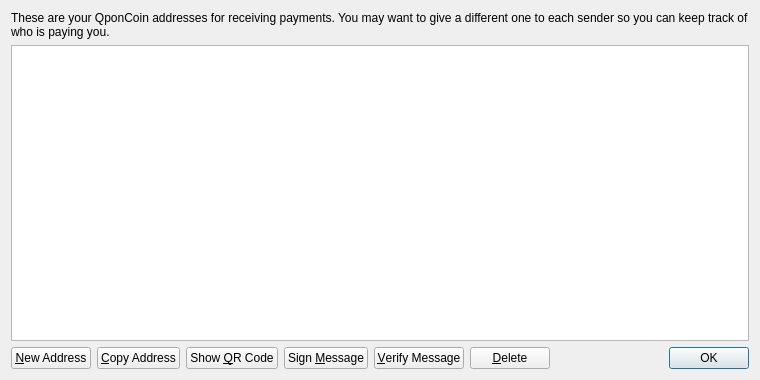
<?xml version="1.0" encoding="UTF-8"?>
<ui version="4.0">
 <class>AddressBookPage</class>
 <widget class="QWidget" name="AddressBookPage">
  <property name="geometry">
   <rect>
    <x>0</x>
    <y>0</y>
    <width>760</width>
    <height>380</height>
   </rect>
  </property>
  <property name="windowTitle">
   <string>Address Book</string>
  </property>
  <layout class="QVBoxLayout" name="verticalLayout">
   <item>
    <widget class="QLabel" name="labelExplanation">
     <property name="text">
      <string>These are your QponCoin addresses for receiving payments. You may want to give a different one to each sender so you can keep track of who is paying you.</string>
     </property>
     <property name="textFormat">
      <enum>Qt::PlainText</enum>
     </property>
     <property name="wordWrap">
      <bool>true</bool>
     </property>
    </widget>
   </item>
   <item>
    <widget class="QTableView" name="tableView">
     <property name="contextMenuPolicy">
      <enum>Qt::CustomContextMenu</enum>
     </property>
     <property name="toolTip">
      <string>Double-click to edit address or label</string>
     </property>
     <property name="tabKeyNavigation">
      <bool>false</bool>
     </property>
     <property name="alternatingRowColors">
      <bool>true</bool>
     </property>
     <property name="selectionMode">
      <enum>QAbstractItemView::SingleSelection</enum>
     </property>
     <property name="selectionBehavior">
      <enum>QAbstractItemView::SelectRows</enum>
     </property>
     <property name="sortingEnabled">
      <bool>true</bool>
     </property>
     <attribute name="verticalHeaderVisible">
      <bool>false</bool>
     </attribute>
    </widget>
   </item>
   <item>
    <layout class="QHBoxLayout" name="horizontalLayout">
     <item>
      <widget class="QPushButton" name="newAddressButton">
       <property name="toolTip">
        <string>Create a new address</string>
       </property>
       <property name="text">
        <string>&amp;New Address</string>
       </property>
       <property name="icon">
        <iconset resource="../bitcoin.qrc">
         <normaloff>:/icons/add</normaloff>:/icons/add</iconset>
       </property>
      </widget>
     </item>
     <item>
      <widget class="QPushButton" name="copyToClipboard">
       <property name="toolTip">
        <string>Copy the currently selected address to the system clipboard</string>
       </property>
       <property name="text">
        <string>&amp;Copy Address</string>
       </property>
       <property name="icon">
        <iconset resource="../bitcoin.qrc">
         <normaloff>:/icons/editcopy</normaloff>:/icons/editcopy</iconset>
       </property>
      </widget>
     </item>
     <item>
      <widget class="QPushButton" name="showQRCode">
       <property name="text">
        <string>Show &amp;QR Code</string>
       </property>
       <property name="icon">
        <iconset resource="../bitcoin.qrc">
         <normaloff>:/icons/qrcode</normaloff>:/icons/qrcode</iconset>
       </property>
      </widget>
     </item>
     <item>
      <widget class="QPushButton" name="signMessage">
       <property name="toolTip">
        <string>Sign a message to prove you own a QponCoin address</string>
       </property>
       <property name="text">
        <string>Sign &amp;Message</string>
       </property>
       <property name="icon">
        <iconset resource="../bitcoin.qrc">
         <normaloff>:/icons/edit</normaloff>:/icons/edit</iconset>
       </property>
      </widget>
     </item>
     <item>
      <widget class="QPushButton" name="verifyMessage">
       <property name="toolTip">
        <string>Verify a message to ensure it was signed with a specified QponCoin address</string>
       </property>
       <property name="text">
        <string>&amp;Verify Message</string>
       </property>
       <property name="icon">
        <iconset resource="../bitcoin.qrc">
         <normaloff>:/icons/transaction_0</normaloff>:/icons/transaction_0</iconset>
       </property>
      </widget>
     </item>
     <item>
      <widget class="QPushButton" name="deleteButton">
       <property name="toolTip">
        <string>Delete the currently selected address from the list</string>
       </property>
       <property name="text">
        <string>&amp;Delete</string>
       </property>
       <property name="icon">
        <iconset resource="../bitcoin.qrc">
         <normaloff>:/icons/remove</normaloff>:/icons/remove</iconset>
       </property>
      </widget>
     </item>
     <item>
      <spacer name="horizontalSpacer">
       <property name="orientation">
        <enum>Qt::Horizontal</enum>
       </property>
       <property name="sizeHint" stdset="0">
        <size>
         <width>40</width>
         <height>20</height>
        </size>
       </property>
      </spacer>
     </item>
     <item>
      <widget class="QDialogButtonBox" name="buttonBox">
       <property name="sizePolicy">
        <sizepolicy hsizetype="Maximum" vsizetype="Fixed">
         <horstretch>0</horstretch>
         <verstretch>0</verstretch>
        </sizepolicy>
       </property>
       <property name="standardButtons">
        <set>QDialogButtonBox::Ok</set>
       </property>
      </widget>
     </item>
    </layout>
   </item>
  </layout>
 </widget>
 <resources>
  <include location="../bitcoin.qrc"/>
 </resources>
 <connections/>
</ui>
